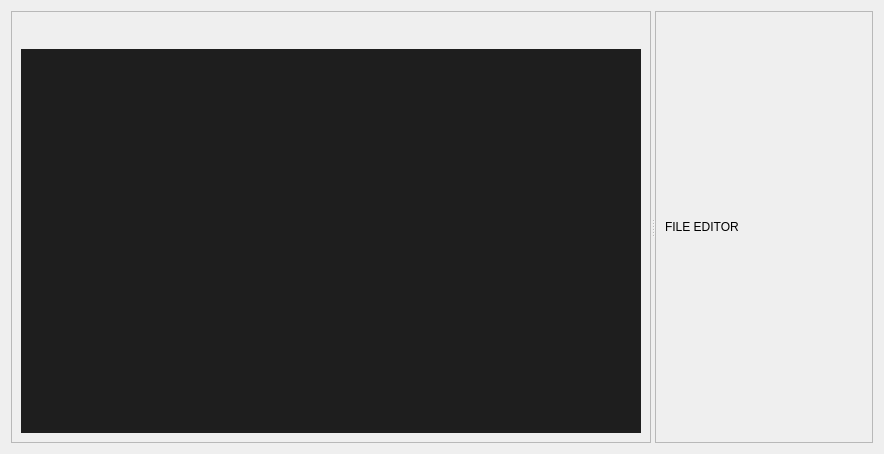
<?xml version="1.0" encoding="UTF-8"?>
<ui version="4.0">
 <class>ScaffoldDesigner</class>
 <widget class="QWidget" name="ScaffoldDesigner">
  <property name="geometry">
   <rect>
    <x>0</x>
    <y>0</y>
    <width>884</width>
    <height>454</height>
   </rect>
  </property>
  <property name="windowTitle">
   <string>Form</string>
  </property>
  <layout class="QHBoxLayout" name="horizontalLayout">
   <item>
    <widget class="QSplitter" name="splitter">
     <property name="orientation">
      <enum>Qt::Horizontal</enum>
     </property>
     <widget class="QFrame" name="treeViewFrame">
      <property name="frameShape">
       <enum>QFrame::StyledPanel</enum>
      </property>
      <property name="frameShadow">
       <enum>QFrame::Raised</enum>
      </property>
      <layout class="QVBoxLayout" name="verticalLayout_2">
       <item>
        <layout class="QHBoxLayout" name="horizontalLayout_2">
         <item>
          <spacer name="horizontalSpacer">
           <property name="orientation">
            <enum>Qt::Horizontal</enum>
           </property>
           <property name="sizeHint" stdset="0">
            <size>
             <width>40</width>
             <height>20</height>
            </size>
           </property>
          </spacer>
         </item>
         <item>
          <widget class="QPushButton" name="addFileButton">
           <property name="styleSheet">
            <string notr="true">QPushButton {
    background-color: transparent;   /* No background for a subtle look */
    border: none;                    /* Remove the button border */
    padding: 4px;                    /* Some padding so it’s not too cramped */
}

/* Slight hover highlight */
QPushButton:hover {
    background-color: rgba(255, 255, 255, 0.05);
    border-radius: 4px;
}</string>
           </property>
           <property name="text">
            <string/>
           </property>
          </widget>
         </item>
         <item>
          <widget class="QPushButton" name="addFolderButton">
           <property name="styleSheet">
            <string notr="true">QPushButton {
    background-color: transparent;   /* No background for a subtle look */
    border: none;                    /* Remove the button border */
    padding: 4px;                    /* Some padding so it’s not too cramped */
}

/* Slight hover highlight */
QPushButton:hover {
    background-color: rgba(255, 255, 255, 0.05);
    border-radius: 4px;
}</string>
           </property>
           <property name="text">
            <string/>
           </property>
          </widget>
         </item>
        </layout>
       </item>
       <item>
        <widget class="TreeViewWidget" name="directoryTreeView">
         <property name="styleSheet">
          <string notr="true">QTreeView {
    background-color: #1E1E1E;    /* Dark gray background */
    color: #D4D4D4;               /* Light gray text */
    border: none;                 /* Remove default border */
    selection-background-color: #264F78;  /* Blue highlight */
    selection-color: #FFFFFF;     /* White text on selection */
    show-decoration-selected: 1;  /* Highlight entire row */
}</string>
         </property>
        </widget>
       </item>
      </layout>
     </widget>
     <widget class="QFrame" name="itemEditorFrame">
      <property name="frameShape">
       <enum>QFrame::StyledPanel</enum>
      </property>
      <property name="frameShadow">
       <enum>QFrame::Raised</enum>
      </property>
      <layout class="QVBoxLayout" name="verticalLayout">
       <item>
        <widget class="QLabel" name="label">
         <property name="text">
          <string>FILE EDITOR</string>
         </property>
        </widget>
       </item>
      </layout>
     </widget>
    </widget>
   </item>
  </layout>
 </widget>
 <customwidgets>
  <customwidget>
   <class>TreeViewWidget</class>
   <extends>QTreeView</extends>
   <header location="global">TreeViewWidget.h</header>
  </customwidget>
 </customwidgets>
 <resources/>
 <connections/>
</ui>
